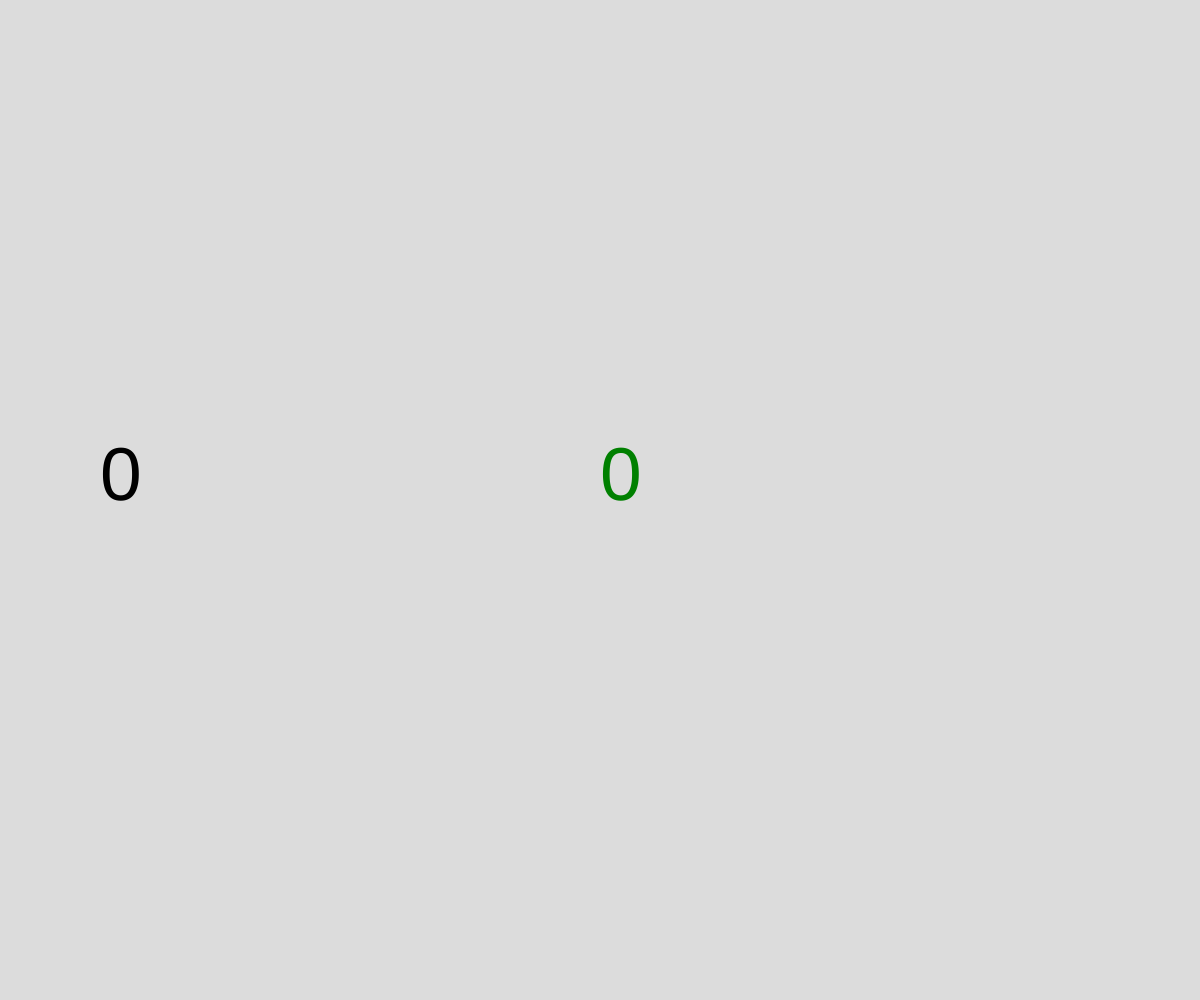
Frame 1 (no input)
Frame 60 (no input): identical to frame 1, image omitted
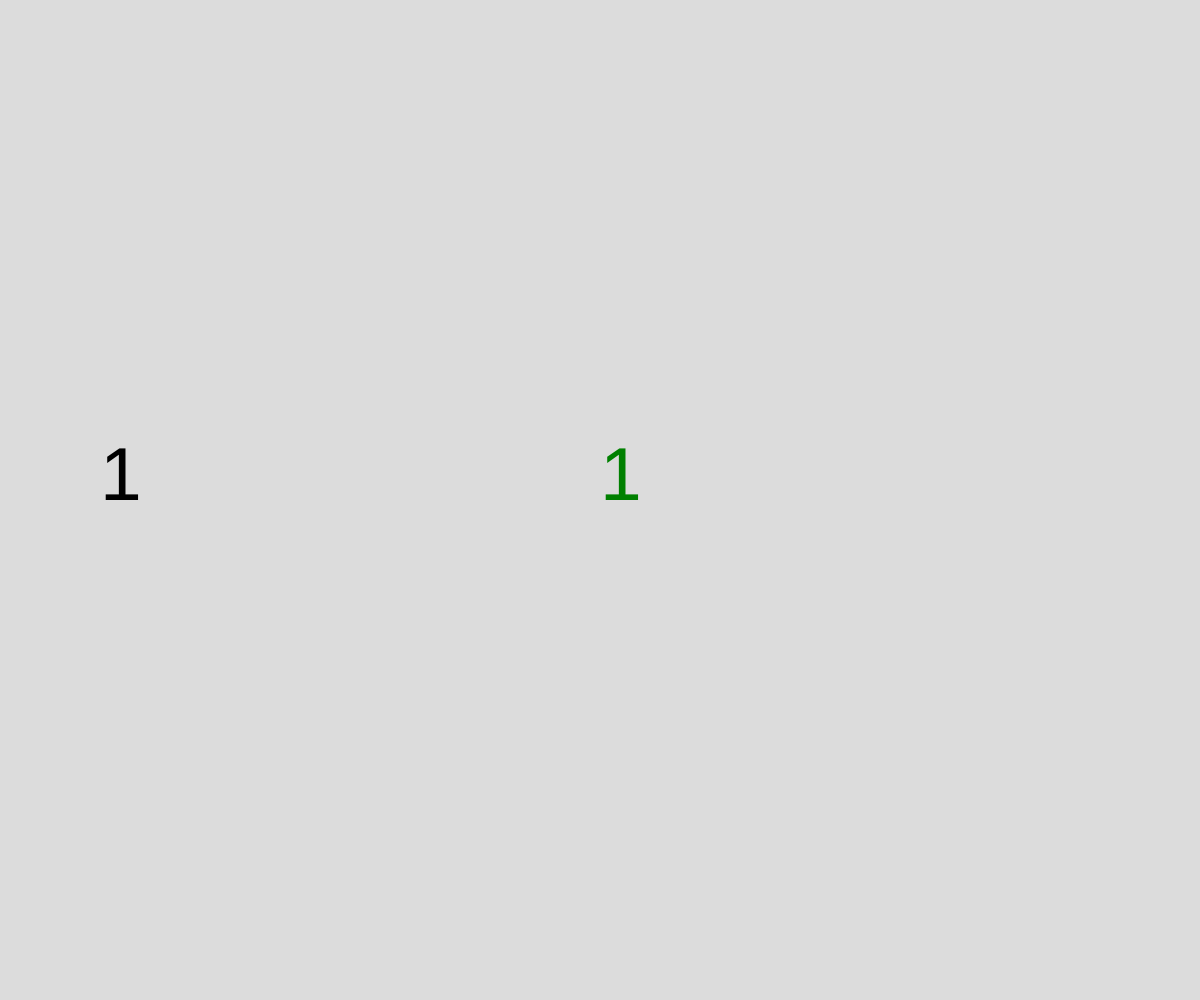
Frame 120 (the mouse pressed at the canvas centre since frame 60)

The p5.js sketch that drew these frames (run headless with seeded random() and noise() and a simulated clock; from frame 60 on, the mouse is pressed at the canvas centre):

// p5.js sketch
// ── sketch.js
// local storage demo
// Rainn Morphy
// Dec 2nd, 2024

let numberClicks = 0;
let highscore = 0;

function setup() {
  createCanvas(windowWidth, windowHeight);

  // only get high score if it exists
  if (getItem("highscore")) {
    highscore = getItem("highscore");
  }
}

function draw() {
  background(220);
  displayClicks();
  displayHighscore();
}

function mousePressed() {
  numberClicks++;
  if (numberClicks > highscore) {
    highscore = numberClicks;
    storeItem("highscore", highscore);
  }
}

function displayClicks() {
  fill("black");
  textSize(75);
  text(numberClicks, 100, height/2);
}

function displayHighscore() {
  fill("green");
  textSize(75);
  text(highscore, width/2, height/2);
}
